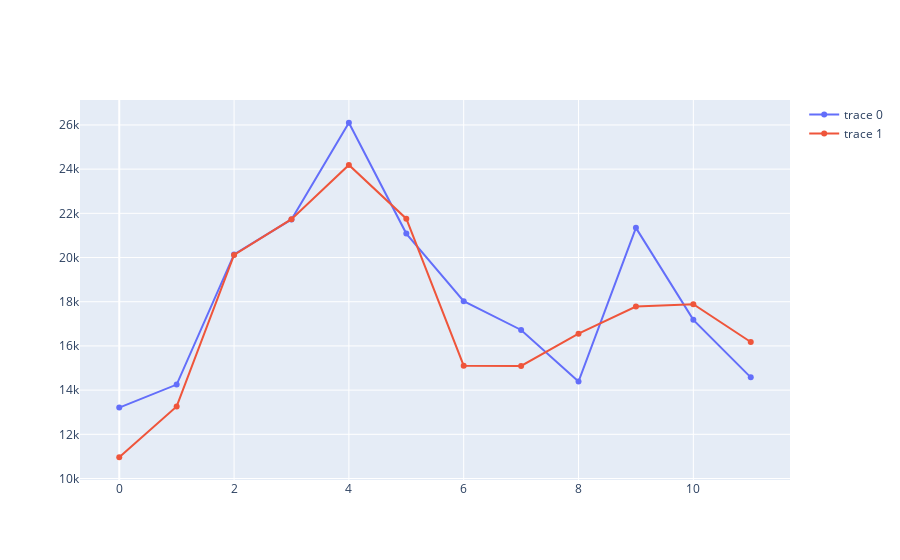

This figure's notebook cell:
### Code cell
iplot(Figure(data=[Scatter(y=test['Sales']),
                  Scatter(y=predictions)]))

### Figure 1 — Plotly figure (JSON) as saved in the notebook; plotly's stock layout.template omitted (floating-point values rounded to 4 significant figures)
{"data": [{"type": "scatter", "y": [13210, 14251, 20139, 21725, 26099, 21084, 18024, 16722, 14385, 21342, 17180, 14577]}, {"type": "scatter", "y": [10960.0, 13260.0, 20110.0, 21740.0, 24190.0, 21760.0, 15110.0, 15090.0, 16550.0, 17780.0, 17890.0, 16180.0]}], "layout": {}}
